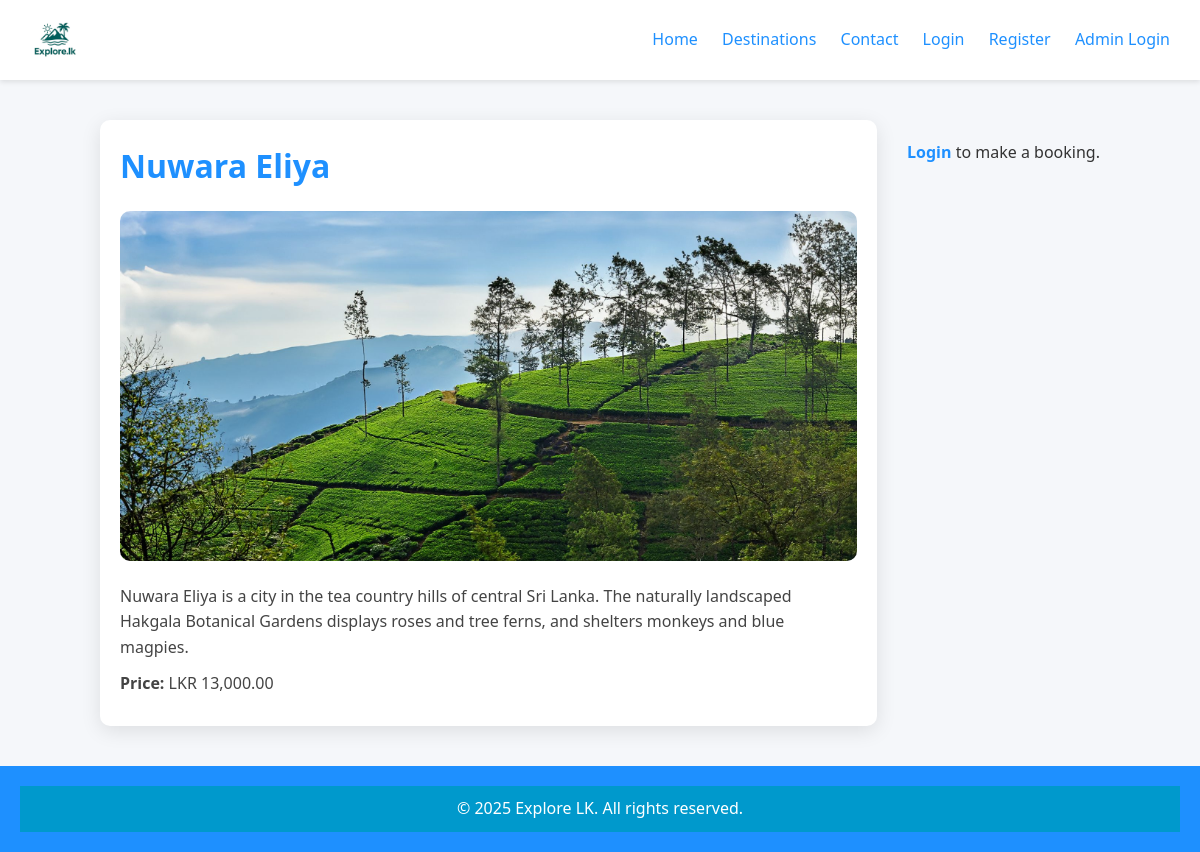
Screenshot of /destination.php?id=13 with the database file from the repository.
### tables this page shows
CREATE TABLE `destinations` (
  `destination_id` int(10) UNSIGNED NOT NULL,
  `title` varchar(150) NOT NULL,
  `slug` varchar(180) DEFAULT NULL,
  `description` text NOT NULL,
  `category` varchar(80) DEFAULT NULL,
  `location_text` varchar(200) DEFAULT NULL,
  `latitude` decimal(10,7) DEFAULT NULL,
  `longitude` decimal(10,7) DEFAULT NULL,
  `price_from` decimal(10,2) DEFAULT NULL,
  `image_path` varchar(255) DEFAULT NULL,
  `created_at` timestamp NOT NULL DEFAULT current_timestamp()
);

### destination.php (the view, shortened to what this page needs)
<?php
include 'includes/config.php';
$destination_id = intval($_GET['id']);
$sql = "SELECT * FROM destinations WHERE destination_id = $destination_id";
$result = mysqli_query($conn, $sql);
$destination = mysqli_fetch_assoc($result);
include 'includes/header.php';
?>
<div class="destination-wrapper">
    <div class="destination-details">
        <h1><?php echo htmlspecialchars($destination['title']); ?></h1>
        <img src="assets/<?php echo htmlspecialchars($destination['image_path']); ?>"
             alt="<?php echo htmlspecialchars($destination['title']); ?>"
             class="destination-img">
        <p><?php echo nl2br(htmlspecialchars($destination['description'])); ?></p>
        <p><strong>Price:</strong> LKR <?php echo number_format($destination['price_from'], 2); ?></p>
    </div>
    <?php if (isset($_SESSION['user_id'])): ?>
    <div class="booking-card">
        <h2>Book Your Trip</h2>
        <form method="POST" action="booking.php" id="bookingForm">
            <input type="hidden" name="destination_id" value="<?php echo $destination['destination_id']; ?>">
            <label for="booking_date">Travel Date:</label>
            <input type="date" id="booking_date" name="booking_date" required>
            <label for="travelers">Number of Travelers:</label>
            <input type="number" id="travelers" name="travelers" min="1" value="1" required>
            <label for="requests">Special Requests:</label>
            <textarea id="requests" name="requests" rows="4"></textarea>
            <button type="submit">Book Now</button>
        </form>
    </div>
    <?php else: ?>
        <p class="login-prompt"><a href="login.php">Login</a> to make a booking.</p>
    <?php endif; ?>
</div>
<?php include 'includes/footer.php'; ?>

### assets/css/style.css (style rules this page uses)
* { margin: 0; padding: 0; box-sizing: border-box; font-family: 'Segoe UI', Tahoma, Geneva, Verdana, sans-serif; }
body { background-color: #f5f7fa; color: #333; line-height: 1.6; }
a { color: #1e90ff; text-decoration: none; }
.destination-wrapper { display: flex; gap: 30px; margin: 40px auto; max-width: 1000px; flex-wrap: wrap; }
.destination-details { flex: 2 1 600px; background-color: #fff; border-radius: 10px; padding: 20px; box-shadow: 0 5px 20px rgba(0,0,0,0.1); }
.destination-details h1 { color: #1e90ff; font-size: 32px; margin-bottom: 20px; }
.destination-details img { width: 100%; height: 350px; object-fit: cover; border-radius: 10px; margin-bottom: 15px; }
.destination-details p { font-size: 16px; color: #444; margin-bottom: 10px; }
.login-prompt { margin-top: 20px; font-size: 16px; text-align: center; }
.login-prompt a { color: #1e90ff; font-weight: 600; }
html, body { height: 100%; margin: 0; display: flex; flex-direction: column; }

### rows the page displays
destinations: title "Nuwara Eliya", image_path (picture), description "Nuwara Eliya is a city in the tea country hills of central Sri Lanka. The naturally landscaped Hakgala Botanical Gardens displays roses and tree ferns, and shelters monkeys and blue magpies.", price_from "13,000.00"
